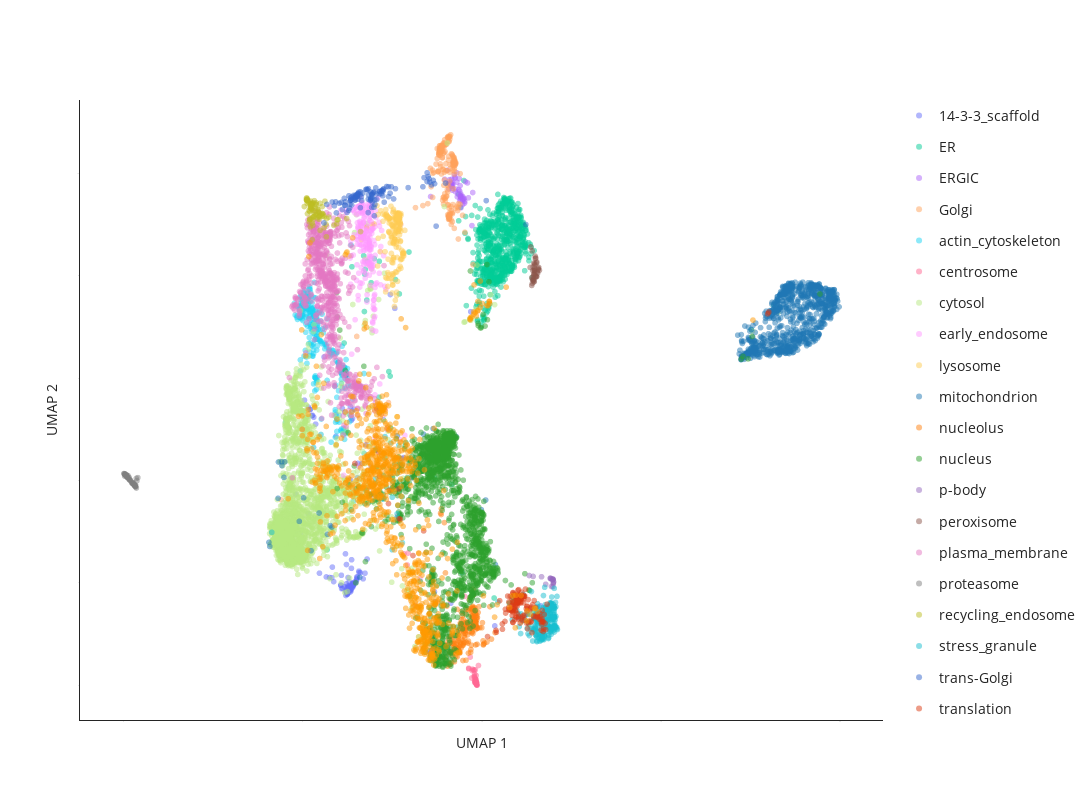

Notebook code for this chart:
### Markdown cell above
### generate UMAP plots

### Code cell
# generate 2D UMAP plot
label_to_color = "[all_IPs] consensus_graph_annnotation"  # **choose which annotation column to highlight here** , other choices: cluster_annotation, Protein-level_consensus_annotation

fig = pu.interaction_umap(
    umap_table,
    node_name="Gene_name_canonical", 
    cluster=label_to_color, opacity=0.5, unlabelled_color="#D0D3D4", unlabelled_opacity=0.2,
    pointsize=6, x="umap_1", y="umap_2",
    categorical=True
)
fig.update_layout(width=1200, height=800)

fig.show()

# save the figure as an html file
save_path = os.path.join("output")
save_name = f"{timestamp}_UMAP_2Dview_ported_consensus_annot.html"
pio.write_html(fig, file=os.path.join(save_path, save_name), auto_open=False)

### Figure 1 — Plotly figure (JSON) as saved in the notebook; plotly's stock layout.template omitted (floating-point values rounded to 4 significant figures; data arrays with more than 128 entries replaced by an {"elided": "..."} marker saying what was removed)
{"data": [{"customdata": {"elided": "130x1 int values"}, "hovertemplate": "<b>%{hovertext}</b><br><br>[all_IPs] consensus_graph_annnotation=14-3-3_scaffold<br>UMAP 1=%{x}<br>UMAP 2=%{y}<extra></extra>", "hovertext": {"elided": "130 str values"}, "legendgroup": "14-3-3_scaffold", "marker": {"color": "#636EFA", "opacity": 0.5, "size": 6, "symbol": "circle"}, "mode": "markers", "name": "14-3-3_scaffold", "showlegend": true, "type": "scattergl", "x": {"elided": "130 float values"}, "xaxis": "x", "y": {"elided": "130 float values"}, "yaxis": "y"}, {"customdata": {"elided": "750x1 int values"}, "hovertemplate": "<b>%{hovertext}</b><br><br>[all_IPs] consensus_graph_annnotation=ER<br>UMAP 1=%{x}<br>UMAP 2=%{y}<extra></extra>", "hovertext": {"elided": "750 str values"}, "legendgroup": "ER", "marker": {"color": "#00CC96", "opacity": 0.5, "size": 6, "symbol": "circle"}, "mode": "markers", "name": "ER", "showlegend": true, "type": "scattergl", "x": {"elided": "750 float values"}, "xaxis": "x", "y": {"elided": "750 float values"}, "yaxis": "y"}, {"customdata": [[5141], [4808], [3029], [1983], [5688], [7569], [6800], [958], [512], [2998], [5705], [7596], [230], [3044], [7797], [3597], [5584], [6642], [3162], [4121], [8387], [5759], [282], [3837], [1754], [6281], [3827], [3648], [6708], [1747], [5712], [3519], [576], [4036], [3278], [1919], [4807], [4192], [1646], [3767], [2868], [666], [2299], [5218], [8011], [2511], [5383], [8481], [2617], [2501], [748], [2841], [6828], [2683], [4413]], "hovertemplate": "<b>%{hovertext}</b><br><br>[all_IPs] consensus_graph_annnotation=ERGIC<br>UMAP 1=%{x}<br>UMAP 2=%{y}<extra></extra>", "hovertext": ["SCAP", "COPA", "GPR89B", "LMAN2", "YIF1B", "LMAN2L", "CHPT1", "COPZ1", "DESI2", "B4DSQ5[p]", "PIGG", "RAB3GAP2", "SREBF2", "ERGIC1", "RAB18", "SEC22B", "SAR1B", "MTMR14", "RAB3GAP1", "SEC24D", "TMED5", "SAR1A", "LMAN1", "RER1", "IER3IP1", "TMED4", "BET1", "SLC39A11", "MCFD2", "TRIM27", "RABL3", "COPB2", "TMED10", "SEC22B", "SEC31A", "ERP44", "COPB1", "SEC24A", "COPG2", "COPE", "YIPF5", "TMED9", "ERGIC3", "TMED1", "MTMR4", "RAB3B", "TMED2", "COPG1", "ARCN1", "LYSMD3", "EGFL7", "TRIM4", "SCFD1", "METTL9", "ARF4"], "legendgroup": "ERGIC", "marker": {"color": "#AB63FA", "opacity": 0.5, "size": 6, "symbol": "circle"}, "mode": "markers", "name": "ERGIC", "showlegend": true, "type": "scattergl", "x": [9.302, 9.17, 9.382, 9.408, 9.367, 9.462, 8.961, 9.136, 9.392, 9.301, 9.41, 9.137, 9.537, 9.622, 9.466, 9.495, 9.167, 8.567, 9.082, 9.077, 9.516, 9.744, 9.464, 9.186, 9.327, 9.152, 9.226, 9.519, 9.499, 9.416, 9.401, 9.185, 9.415, 9.312, 9.035, 9.46, 9.138, 9.172, 9.096, 9.151, 9.153, 9.414, 9.245, 9.402, 9.379, 9.722, 9.4, 9.137, 9.127, 9.252, 9.354, 9.597, 9.258, 9.268, 9.07], "xaxis": "x", "y": [10.02, 9.758, 9.657, 9.54, 9.907, 9.557, 9.892, 9.798, 9.767, 9.835, 9.606, 9.766, 9.847, 9.53, 9.474, 9.522, 9.717, 9.555, 9.81, 9.704, 9.426, 9.633, 9.4, 9.821, 9.608, 9.889, 9.98, 9.46, 9.507, 9.569, 9.552, 9.784, 9.336, 9.549, 10.07, 9.504, 9.835, 9.68, 9.885, 9.802, 9.753, 9.567, 9.926, 9.507, 9.471, 8.986, 9.542, 9.806, 9.798, 9.913, 9.69, 9.821, 9.65, 9.702, 9.814], "yaxis": "y"}, {"customdata": {"elided": "193x1 int values"}, "hovertemplate": "<b>%{hovertext}</b><br><br>[all_IPs] consensus_graph_annnotation=Golgi<br>UMAP 1=%{x}<br>UMAP 2=%{y}<extra></extra>", "hovertext": {"elided": "193 str values"}, "legendgroup": "Golgi", "marker": {"color": "#FFA15A", "opacity": 0.5, "size": 6, "symbol": "circle"}, "mode": "markers", "name": "Golgi", "showlegend": true, "type": "scattergl", "x": {"elided": "193 float values"}, "xaxis": "x", "y": {"elided": "193 float values"}, "yaxis": "y"}, {"customdata": {"elided": "279x1 int values"}, "hovertemplate": "<b>%{hovertext}</b><br><br>[all_IPs] consensus_graph_annnotation=actin_cytoskeleton<br>UMAP 1=%{x}<br>UMAP 2=%{y}<extra></extra>", "hovertext": {"elided": "279 str values"}, "legendgroup": "actin_cytoskeleton", "marker": {"color": "#19D3F3", "opacity": 0.5, "size": 6, "symbol": "circle"}, "mode": "markers", "name": "actin_cytoskeleton", "showlegend": true, "type": "scattergl", "x": {"elided": "279 float values"}, "xaxis": "x", "y": {"elided": "279 float values"}, "yaxis": "y"}, {"customdata": [[4197], [7022], [5846], [5861], [6604], [5687], [1325], [4698], [7292], [6543], [2725], [3168], [7168], [6500], [354], [3244], [1174], [6153], [7486], [6507], [6155], [8501], [2284], [10], [7175], [7320], [2440], [1302], [1148], [5493], [1805], [6418], [6850], [2147], [4142], [5908], [3831], [1381], [5540], [4204], [8342], [6773], [2771], [1318], [3657], [7409], [22], [6181], [6389], [2140]], "hovertemplate": "<b>%{hovertext}</b><br><br>[all_IPs] consensus_graph_annnotation=centrosome<br>UMAP 1=%{x}<br>UMAP 2=%{y}<extra></extra>", "hovertext": ["PCNT", "TBC1D31", "CROCC", "CEP350", "CEP120", "ODF2", "MPHOSPH9", "CSNK1D", "AKAP9", "NIN", "BBS4", "PCM1", "CCDC138", "SPICE1", "CEP57", "PCM1", "ALMS1", "TPGS1", "CEP41", "CNTROB", "CEP128", "CCDC61", "CEP350", "CCP110", "CEP63", "CCDC77", "OFD1", "WRAP73", "MED4", "KIF7", "CEP78", "CEP97", "PIBF1", "CEP290", "CEP152", "CEP135", "CETN3", "CDK5RAP2", "C2CD3", "CEP43", "SSX2IP", "CEP192", "CEP131", "RNF213", "CCDC14", "CEP250", "CEP72", "CEP68", "MIB1", "CSPP1"], "legendgroup": "centrosome", "marker": {"color": "#FF6692", "opacity": 0.5, "size": 6, "symbol": "circle"}, "mode": "markers", "name": "centrosome", "showlegend": true, "type": "scattergl", "x": [9.835, 9.857, 9.839, 9.816, 9.826, 9.858, 7.821, 9.817, 9.845, 9.794, 9.856, 9.796, 9.842, 9.729, 9.732, 9.815, 9.78, 9.904, 9.631, 9.826, 9.844, 9.848, 7.643, 9.853, 9.676, 9.79, 9.832, 9.799, 9.832, 9.843, 7.913, 9.714, 9.834, 9.866, 9.817, 9.846, 9.521, 9.857, 7.937, 9.797, 9.814, 9.779, 9.811, 9.631, 9.835, 9.849, 9.842, 9.834, 9.788, 9.845], "xaxis": "x", "y": [0.05727, 0.0331, 0.1918, 0.04451, 0.1095, 0.00841, 2.569, 0.08328, 0.06329, 0.2248, 0.003948, 0.1459, 0.0354, 0.2891, 0.3154, 0.07465, 0.2993, 0.3858, 0.3218, 0.1259, 0.03851, 0.01251, 3.302, 0.04095, 0.5513, 0.1814, 0.04021, 0.05638, 0.1151, 0.03023, 2.351, 0.1414, 0.04714, 0, 0.3031, 0.06026, 1.738, 0.01892, 2.584, 0.08098, 0.08297, 0.2903, 0.08921, 0.3332, 0.03722, 0.07011, 0.03895, 0.1045, 0.1656, 0.02846], "yaxis": "y"}, {"customdata": {"elided": "1836x1 int values"}, "hovertemplate": "<b>%{hovertext}</b><br><br>[all_IPs] consensus_graph_annnotation=cytosol<br>UMAP 1=%{x}<br>UMAP 2=%{y}<extra></extra>", "hovertext": {"elided": "1836 str values"}, "legendgroup": "cytosol", "marker": {"color": "#B6E880", "opacity": 0.5, "size": 6, "symbol": "circle"}, "mode": "markers", "name": "cytosol", "showlegend": true, "type": "scattergl", "x": {"elided": "1836 float values"}, "xaxis": "x", "y": {"elided": "1836 float values"}, "yaxis": "y"}, {"customdata": {"elided": "223x1 int values"}, "hovertemplate": "<b>%{hovertext}</b><br><br>[all_IPs] consensus_graph_annnotation=early_endosome<br>UMAP 1=%{x}<br>UMAP 2=%{y}<extra></extra>", "hovertext": {"elided": "223 str values"}, "legendgroup": "early_endosome", "marker": {"color": "#FF97FF", "opacity": 0.5, "size": 6, "symbol": "circle"}, "mode": "markers", "name": "early_endosome", "showlegend": true, "type": "scattergl", "x": {"elided": "223 float values"}, "xaxis": "x", "y": {"elided": "223 float values"}, "yaxis": "y"}, {"customdata": {"elided": "169x1 int values"}, "hovertemplate": "<b>%{hovertext}</b><br><br>[all_IPs] consensus_graph_annnotation=lysosome<br>UMAP 1=%{x}<br>UMAP 2=%{y}<extra></extra>", "hovertext": {"elided": "169 str values"}, "legendgroup": "lysosome", "marker": {"color": "#FECB52", "opacity": 0.5, "size": 6, "symbol": "circle"}, "mode": "markers", "name": "lysosome", "showlegend": true, "type": "scattergl", "x": {"elided": "169 float values"}, "xaxis": "x", "y": {"elided": "169 float values"}, "yaxis": "y"}, {"customdata": {"elided": "864x1 int values"}, "hovertemplate": "<b>%{hovertext}</b><br><br>[all_IPs] consensus_graph_annnotation=mitochondrion<br>UMAP 1=%{x}<br>UMAP 2=%{y}<extra></extra>", "hovertext": {"elided": "864 str values"}, "legendgroup": "mitochondrion", "marker": {"color": "#1F77B4", "opacity": 0.5, "size": 6, "symbol": "circle"}, "mode": "markers", "name": "mitochondrion", "showlegend": true, "type": "scattergl", "x": {"elided": "864 float values"}, "xaxis": "x", "y": {"elided": "864 float values"}, "yaxis": "y"}, {"customdata": {"elided": "209x1 int values"}, "hovertemplate": "<b>%{hovertext}</b><br><br>[all_IPs] consensus_graph_annnotation=nucleolus<br>UMAP 1=%{x}<br>UMAP 2=%{y}<extra></extra>", "hovertext": {"elided": "209 str values"}, "legendgroup": "nucleolus", "marker": {"color": "#FF7F0E", "opacity": 0.5, "size": 6, "symbol": "circle"}, "mode": "markers", "name": "nucleolus", "showlegend": true, "type": "scattergl", "x": {"elided": "209 float values"}, "xaxis": "x", "y": {"elided": "209 float values"}, "yaxis": "y"}, {"customdata": {"elided": "1538x1 int values"}, "hovertemplate": "<b>%{hovertext}</b><br><br>[all_IPs] consensus_graph_annnotation=nucleus<br>UMAP 1=%{x}<br>UMAP 2=%{y}<extra></extra>", "hovertext": {"elided": "1538 str values"}, "legendgroup": "nucleus", "marker": {"color": "#2CA02C", "opacity": 0.5, "size": 6, "symbol": "circle"}, "mode": "markers", "name": "nucleus", "showlegend": true, "type": "scattergl", "x": {"elided": "1538 float values"}, "xaxis": "x", "y": {"elided": "1538 float values"}, "yaxis": "y"}, {"customdata": [[8379], [7660], [1520], [219], [6036], [6495], [6493], [1268], [6129], [5829], [7064], [7446], [6651], [8432], [4933], [6297], [7814], [6391]], "hovertemplate": "<b>%{hovertext}</b><br><br>[all_IPs] consensus_graph_annnotation=p-body<br>UMAP 1=%{x}<br>UMAP 2=%{y}<extra></extra>", "hovertext": ["LSM2", "YTHDC2", "LSM1", "EIF4ENIF1", "EDC4", "XRN1", "DCP1B", "LSM5", "Q6ZMY0[p]", "LSM14B", "EDC3", "LSM14B", "LSM14A", "MARF1", "LSM3", "PATL1", "DCP1A", "DCP2"], "legendgroup": "p-body", "marker": {"color": "#9467BD", "opacity": 0.5, "size": 6, "symbol": "circle"}, "mode": "markers", "name": "p-body", "showlegend": true, "type": "scattergl", "x": [11.32, 11.98, 11.91, 11.99, 11.98, 12.0, 11.99, 11.67, 11.78, 11.94, 11.99, 8.607, 12.0, 11.91, 11.43, 11.93, 11.97, 11.97], "xaxis": "x", "y": [2.145, 1.929, 2.095, 2.003, 2.077, 2.021, 2.062, 2.12, 1.974, 1.93, 2.069, 0.6704, 1.985, 2.087, 2.127, 2.081, 2.058, 2.078], "yaxis": "y"}, {"customdata": [[3836], [3713], [306], [1482], [7468], [6346], [5958], [4861], [1164], [4512], [5111], [174], [8189], [5972], [5503], [7253], [2180], [3930], [4509], [2947], [3917], [5567], [1483], [757], [3834], [932], [8473], [1991], [6163], [1081], [8225], [2751], [4574], [4578], [4030], [6315], [6915], [2004], [7852], [3780]], "hovertemplate": "<b>%{hovertext}</b><br><br>[all_IPs] consensus_graph_annnotation=peroxisome<br>UMAP 1=%{x}<br>UMAP 2=%{y}<extra></extra>", "hovertext": ["ACOX3", "AGPS", "ACAA1", "PEX5", "PECR", "LONP2", "GSTK1", "PEX3", "PEX12", "PEX2", "EHHADH", "PEX26", "HACL1", "ECI2", "TYSND1", "PAFAH2", "ACBD5", "PEX1", "ABCD3", "B4DL07[p]", "SLC25A17", "DECR2", "HSD17B4", "ACOX1", "GNPAT", "FAR2", "PEX16", "SCP2", "ACAD11", "PEX6", "CROT", "FAR1", "ABCD1", "EPHX2", "PEX14", "TMEM135", "PEX13", "CAT", "PXMP2", "ACOT8"], "legendgroup": "peroxisome", "marker": {"color": "#8C564B", "opacity": 0.5, "size": 6, "symbol": "circle"}, "mode": "markers", "name": "peroxisome", "showlegend": true, "type": "scattergl", "x": [11.61, 11.44, 11.47, 11.39, 11.48, 11.57, 11.35, 11.4, 11.54, 11.56, 11.54, 11.53, 11.46, 11.43, 11.57, 11.44, 11.48, 11.46, 11.46, 11.5, 11.49, 11.45, 11.42, 11.48, 11.47, 11.59, 11.37, 11.41, 11.51, 11.44, 11.53, 11.47, 11.46, 11.41, 11.45, 11.51, 11.52, 11.42, 11.4, 11.49], "xaxis": "x", "y": [8.113, 7.993, 8.146, 7.817, 8.216, 8.127, 8.168, 8.491, 8.082, 8.053, 8.273, 7.987, 8.117, 8.183, 8.151, 7.915, 8.242, 7.89, 8.031, 7.982, 8.343, 8.255, 7.92, 8.055, 8.097, 8.17, 8.568, 7.938, 8.352, 7.889, 7.991, 8.105, 7.94, 7.856, 8.035, 8.004, 8.256, 8.108, 7.97, 8.39], "yaxis": "y"}, {"customdata": {"elided": "653x1 int values"}, "hovertemplate": "<b>%{hovertext}</b><br><br>[all_IPs] consensus_graph_annnotation=plasma_membrane<br>UMAP 1=%{x}<br>UMAP 2=%{y}<extra></extra>", "hovertext": {"elided": "653 str values"}, "legendgroup": "plasma_membrane", "marker": {"color": "#E377C2", "opacity": 0.5, "size": 6, "symbol": "circle"}, "mode": "markers", "name": "plasma_membrane", "showlegend": true, "type": "scattergl", "x": {"elided": "653 float values"}, "xaxis": "x", "y": {"elided": "653 float values"}, "yaxis": "y"}, {"customdata": [[4486], [1249], [5451], [649], [4485], [3356], [1264], [2438], [7128], [4906], [8070], [6621], [698], [5333], [7251], [1587], [4822], [5193], [8514], [8511], [8330], [5885], [4922], [5347], [6939], [2748], [1653], [594], [3553], [1654], [5078], [1418], [1965], [1655], [4508], [1470], [259], [263], [5836], [3723], [5597], [1686], [984], [4768], [2835], [6831], [1448], [7531], [1664], [4507], [5387], [6593], [4825], [4830], [5950], [3868], [8437], [1244], [1416], [5880], [5724], [8431], [5742], [5741], [1652], [879], [3035], [5957], [3883], [1624], [1625], [5615]], "hovertemplate": "<b>%{hovertext}</b><br><br>[all_IPs] consensus_graph_annnotation=proteasome<br>UMAP 1=%{x}<br>UMAP 2=%{y}<extra></extra>", "hovertext": ["PSMA4", "PSMC6", "ADRM1", "RAD23A", "PSMA1", "PSMB7", "NUB1", "PSMC4", "NGLY1", "PSME3", "RNF181", "AFG2A", "PSMG3", "PSME4", "PSMD1", "PSMA5", "USP14", "PSMD2", "PSMC3", "PSMD8", "POMP", "ECPAS", "PSMC1", "PSMD6", "PSMG2", "PSMG1", "PSMA3", "PSME3IP1", "UBFD1", "PSMA6", "UBE3A", "PSME1", "PSMB3", "PSMB4", "PSMB5", "PSMD12", "PSMD13", "ZFAND5", "DDI2", "PSMD11", "PSMB1", "PSMD14", "TCP11L2", "PSMD7", "TCP11L1", "UBLCP1", "BAG1", "PITHD1", "PSMC2", "PSMB6", "UBE3C", "UBR7", "RAD23B", "PSMD4", "PSME3", "PSMD3", "RNF115", "PSME2", "PSMA7", "PSMD4", "PSMG4", "USP15", "UCHL5", "UCHL5", "PSMC3", "PSMA2", "UBQLN2", "ZFAND6", "TXNL1", "PSMC5", "PSMB2", "AKIRIN2"], "legendgroup": "proteasome", "marker": {"color": "#7F7F7F", "opacity": 0.5, "size": 6, "symbol": "circle"}, "mode": "markers", "name": "proteasome", "showlegend": true, "type": "scattergl", "x": [0.09325, 0.03563, 0.07906, 0.3205, 0.07556, 0.07615, 0.3169, 0.03917, 0.2651, 0.3905, 0.3484, 0.1879, 0.2457, 0.09028, 0.02238, 0.1476, 0.05128, 0.05694, 0.04297, 0.0385, 0.2239, 0.2269, 0.09731, 0.08356, 0.3261, 0.1568, 0.05457, 0.2545, 0.2419, 0.06527, 0.2959, 0.03358, 0.06734, 0.02138, 0.05135, 0.008471, 0.02651, 0.1607, 0.3634, 0.03712, 0, 0.08135, 0.2986, 0.07975, 0.2964, 0.3063, 0.3103, 0.3297, 0.06191, 0.07261, 0.1231, 0.2851, 0.04759, 0.1043, 0.1809, 0.07353, 0.3478, 0.142, 0.09114, 0.03804, 0.3223, 0.2983, 0.295, 0.08869, 0.2894, 0.07798, 0.1151, 0.2527, 0.2865, 0.03645, 0.05453, 0.2542], "xaxis": "x", "y": [4.075, 4.128, 4.108, 3.891, 4.096, 4.093, 3.888, 4.111, 3.952, 4.059, 3.856, 3.994, 3.962, 4.078, 4.089, 4.06, 4.115, 4.114, 4.121, 4.109, 3.955, 3.952, 4.063, 4.09, 3.878, 4.019, 4.109, 3.943, 3.958, 4.091, 3.9, 4.131, 4.105, 4.121, 4.109, 4.135, 4.127, 4.013, 3.997, 4.113, 4.138, 4.084, 3.907, 4.087, 3.915, 3.9, 3.914, 3.907, 4.114, 4.105, 4.049, 3.934, 4.111, 4.059, 4.012, 4.091, 4.045, 4.027, 4.067, 4.11, 3.885, 3.915, 3.918, 4.081, 3.915, 4.085, 4.099, 3.937, 3.914, 4.123, 4.117, 3.94], "yaxis": "y"}, {"customdata": [[2023], [1704], [1809], [1853], [5635], [5020], [2276], [1700], [5725], [2404], [1687], [7407], [7680], [7357], [1670], [4978], [2322], [4987], [2203], [5740], [1786], [2035], [7514], [1814], [8183], [6354], [5162], [267], [7988], [257], [3777], [3787], [5500], [828], [3824], [3850], [196], [4560], [5103], [5520], [6907], [6926], [6210], [977], [2681], [8034], [6726], [5445], [3368], [5442], [3470], [8232], [640], [6497], [5242], [8345], [457], [444], [8110], [6446], [6652], [6435], [5408], [3133], [6377], [6460], [5551], [5217], [7074], [4654], [8496], [4701], [7092], [4695], [2593], [14], [2612], [7781], [6117], [6138], [2515], [5024], [64], [3995], [5786]], "hovertemplate": "<b>%{hovertext}</b><br><br>[all_IPs] consensus_graph_annnotation=recycling_endosome<br>UMAP 1=%{x}<br>UMAP 2=%{y}<extra></extra>", "hovertext": ["ECE1", "RALGAPA1", "ATP13A3", "ARHGAP10", "ATP6V0A1", "LRP2", "STEAP3", "RAB11FIP5", "WDR44", "Q59FF5[p];A8CDT9[p]", "SERPINF1", "VAMP8", "PACC1", "CRACR2A", "SCAMP2", "SIRPA", "ABCB1", "CSNK1G2", "ARL13B", "COLEC12", "STX3", "A0A3B3ITR4[p]", "SEMA4C", "SMIM1", "LNPEP", "RALGAPB", "PTPRJ", "CEMIP2", "GFOD1", "NKIRAS2", "ITGB1BP1", "SCAMP3", "RALGAPA2", "SLC12A6", "SCAMP1", "STX7", "CDK16", "SFN", "LRP1", "GFOD2", "APBB2", "SCAMP4", "RAB11FIP2", "SYT1", "ATP6V0D1", "PODXL2", "ITFG1", "RAB11B", "ATP11A", "VAMP3", "VAMP2", "PACSIN3", "LDLR", "CMTM4", "RAB32", "ATP11B", "CERK", "MYADM", "MRC2", "CD302", "CCNY", "LMTK2", "NHERF2", "PODXL", "STX12", "SLC35F2", "ANO6", "ADAM9", "CMTM7", "SLC1A1", "CSNK1G3", "ADGRE5", "ABHD17A", "TRAPPC10", "BICD1", "GPRC5B", "MICALL1", "KIAA1549", "RAB11FIP1", "SLCO4C1", "A8K6Q8[p];B7Z2I6[p]", "ATP8B2", "FCGRT", "ATP9A", "SLC35F1"], "legendgroup": "recycling_endosome", "marker": {"color": "#BCBD22", "opacity": 0.5, "size": 6, "symbol": "circle"}, "mode": "markers", "name": "recycling_endosome", "showlegend": true, "type": "scattergl", "x": [5.463, 5.124, 5.318, 5.176, 5.725, 5.134, 5.401, 5.241, 5.404, 5.098, 6.61, 5.424, 5.55, 5.345, 5.371, 5.258, 5.208, 5.209, 5.217, 5.236, 5.237, 5.039, 5.371, 5.253, 5.513, 5.161, 5.107, 5.208, 5.101, 5.138, 8.232, 6.223, 5.113, 5.538, 5.53, 5.546, 5.259, 8.414, 5.451, 5.286, 5.481, 5.596, 5.112, 5.484, 5.982, 5.245, 5.664, 5.593, 5.286, 5.948, 5.575, 5.281, 5.372, 5.954, 5.314, 5.217, 5.129, 5.451, 5.344, 5.46, 5.279, 5.13, 5.191, 5.224, 5.864, 5.388, 5.268, 5.171, 5.43, 5.283, 5.192, 5.25, 5.22, 5.616, 5.656, 5.203, 5.108, 5.12, 5.261, 5.347, 5.649, 5.188, 5.448, 5.26, 5.313], "xaxis": "x", "y": [9.181, 9.502, 9.473, 9.063, 9.153, 9.481, 9.142, 9.313, 9.322, 9.49, 8.869, 9.295, 9.221, 9.327, 9.203, 9.037, 9.379, 8.96, 9.349, 9.419, 9.134, 9.359, 9.396, 9.425, 9.203, 9.44, 9.483, 9.404, 9.525, 9.469, 0.9456, 9.125, 9.523, 9.357, 9.225, 9.167, 8.708, 0.8242, 9.242, 9.148, 8.894, 9.157, 9.497, 9.421, 9.103, 9.297, 9.123, 8.946, 9.432, 9.025, 9.196, 9.161, 9.434, 9.098, 9.24, 9.466, 9.219, 9.11, 9.411, 9.163, 8.991, 9.485, 9.11, 9.412, 8.991, 9.236, 9.288, 9.278, 9.261, 9.102, 9.261, 9.395, 9.327, 9.463, 8.768, 9.331, 9.474, 9.42, 9.336, 9.209, 9.008, 9.106, 9.159, 9.39, 9.16], "yaxis": "y"}, {"customdata": {"elided": "252x1 int values"}, "hovertemplate": "<b>%{hovertext}</b><br><br>[all_IPs] consensus_graph_annnotation=stress_granule<br>UMAP 1=%{x}<br>UMAP 2=%{y}<extra></extra>", "hovertext": {"elided": "252 str values"}, "legendgroup": "stress_granule", "marker": {"color": "#17BECF", "opacity": 0.5, "size": 6, "symbol": "circle"}, "mode": "markers", "name": "stress_granule", "showlegend": true, "type": "scattergl", "x": {"elided": "252 float values"}, "xaxis": "x", "y": {"elided": "252 float values"}, "yaxis": "y"}, {"customdata": [[8339], [558], [1620], [4], [5579], [7579], [1345], [531], [7459], [7452], [1224], [1630], [1027], [8422], [7495], [7866], [1130], [5071], [8447], [422], [7828], [7919], [7549], [416], [1556], [383], [7501], [771], [8465], [8324], [8280], [1403], [1778], [1239], [300], [2073], [6401], [2090], [2855], [4448], [3007], [2430], [6388], [3661], [4009], [4434], [2353], [2818], [3222], [7345], [6756], [4028], [3396], [5907], [6909], [3052], [2514], [6644], [2094], [3955], [2984], [4791], [6293], [3801], [4324], [7242], [7202], [6829], [2159], [7189], [6799], [7188], [3899], [3901], [4772], [2907], [6588], [3913], [2274], [6340], [3925], [4771], [6743], [6420], [6272], [2729], [6951], [5882], [5898], [2569], [5901], [2584], [5895], [2727], [3151], [5667], [7013], [5951], [6959], [3558], [4162], [3083], [6505], [4099], [2761], [1929]], "hovertemplate": "<b>%{hovertext}</b><br><br>[all_IPs] consensus_graph_annnotation=trans-Golgi<br>UMAP 1=%{x}<br>UMAP 2=%{y}<extra></extra>", "hovertext": ["TRAPPC4", "ANGEL1", "OSBPL11", "TM9SF2", "MTMR9", "CYSTM1", "TRAPPC2L", "SPG21", "TMEM59", "OSBPL10", "SNAP47", "SH3GLB1", "TRAPPC8", "ATP6V0A2", "WDR11", "RAB6B", "SPRYD7", "ATP7A", "YIPF1", "WDFY1", "HINT3", "NDFIP2", "RAB33B", "ATG9A", "DTNBP1", "ACBD3", "PRKD2", "SYNGR2", "TRAPPC1", "MTMR6", "SNX7", "SLC12A7", "PSEN2", "ARFIP2", "TBC1D5", "LRBA", "TRAPPC5", "TGOLN2", "TRAPPC11", "OSBP", "LMBRD2", "TMEM87A", "RAB43", "C17orf75", "DNAJC13", "M6PR", "TRAPPC13", "GOLM1", "TVP23C", "SLC35A5", "BLOC1S5", "VAMP4", "MDK", "FAM91A1", "GLG1", "ARFIP1", "SV2A", "DAGLB", "MFSD4B", "STX10", "KCT2", "EFNA5", "TRAPPC6B", "RAB29", "TRAPPC2", "OSBPL9", "TRAPPC9", "TRAPPC12", "SLC9A6", "STX16", "RAB2B", "ANKRD27", "SPRY1", "TRAPPC3", "CLCN5", "SLC12A4", "ARFGAP1", "STX6", "TMEM63A", "TPRA1", "ATP9B", "CLCN3", "PI4K2B", "FAM219A", "PLEKHH3", "SYAP1", "TMEM230", "SNX30", "LRIG1", "YIPF6", "AP1AR", "SORT1", "FAM219B", "KIAA0319L", "ATP7B", "ATP8A1", "RAB39B", "NAPG", "VTI1A", "STX16", "SNX4", "SYNGR1", "FAM177A1", "CPD", "SNX8", "SLC20A2"], "legendgroup": "trans-Golgi", "marker": {"color": "#3366CC", "opacity": 0.5, "size": 6, "symbol": "circle"}, "mode": "markers", "name": "trans-Golgi", "showlegend": true, "type": "scattergl", "x": [6.361, 7.94, 7.253, 8.385, 6.927, 6.451, 6.609, 6.901, 7.533, 7.436, 6.605, 6.823, 6.76, 7.139, 6.923, 7.009, 7.189, 6.341, 6.898, 6.456, 10.12, 7.394, 8.527, 6.462, 6.997, 8.641, 6.986, 6.232, 6.316, 6.935, 6.893, 5.935, 7.27, 8.547, 6.919, 5.817, 6.168, 7.203, 6.784, 8.501, 6.364, 7.337, 7.061, 6.937, 6.328, 6.597, 6.828, 7.388, 6.513, 7.585, 7.012, 6.993, 6.101, 6.903, 8.47, 8.352, 6.285, 6.833, 6.416, 6.489, 7.471, 6.43, 6.182, 8.678, 6.303, 7.144, 5.915, 6.804, 6.155, 8.721, 7.237, 6.555, 5.88, 6.183, 6.633, 6.074, 8.985, 6.324, 6.336, 6.28, 6.537, 6.532, 7.059, 7.036, 5.589, 8.592, 7.146, 6.562, 7.232, 6.967, 6.536, 6.016, 6.639, 7.239, 6.676, 6.482, 6.938, 6.826, 6.524, 6.383, 6.459, 6.879, 8.468, 7.213, 6.5, 5.668], "xaxis": "x", "y": [9.392, 9.729, 9.706, 9.924, 9.59, 9.49, 9.646, 9.489, 9.508, 9.621, 9.337, 9.241, 9.694, 9.605, 9.594, 9.492, 9.609, 9.487, 9.644, 9.528, 9.475, 9.553, 9.902, 9.567, 9.177, 9.87, 9.346, 9.244, 9.402, 9.539, 9.51, 9.235, 9.445, 9.838, 9.341, 9.447, 9.387, 9.674, 9.697, 9.945, 9.55, 9.751, 9.498, 9.617, 9.527, 9.587, 9.709, 9.748, 9.552, 9.709, 9.402, 9.641, 9.301, 9.524, 10.02, 9.746, 9.569, 9.586, 9.577, 9.562, 9.745, 9.541, 9.45, 9.806, 9.327, 9.653, 9.451, 9.685, 9.519, 8.976, 9.659, 9.612, 9.373, 9.382, 9.55, 9.441, 9.819, 9.476, 9.483, 9.285, 9.503, 9.559, 9.606, 9.725, 9.039, 9.782, 9.654, 9.642, 9.569, 9.634, 9.616, 9.425, 9.477, 9.69, 9.624, 9.586, 9.442, 9.503, 9.596, 9.504, 9.484, 9.479, 9.848, 9.667, 9.555, 9.4], "yaxis": "y"}, {"customdata": {"elided": "144x1 int values"}, "hovertemplate": "<b>%{hovertext}</b><br><br>[all_IPs] consensus_graph_annnotation=translation<br>UMAP 1=%{x}<br>UMAP 2=%{y}<extra></extra>", "hovertext": {"elided": "144 str values"}, "legendgroup": "translation", "marker": {"color": "#DC3912", "opacity": 0.5, "size": 6, "symbol": "circle"}, "mode": "markers", "name": "translation", "showlegend": true, "type": "scattergl", "x": {"elided": "144 float values"}, "xaxis": "x", "y": {"elided": "144 float values"}, "yaxis": "y"}, {"customdata": {"elided": "875x1 int values"}, "hovertemplate": "<b>%{hovertext}</b><br><br>[all_IPs] consensus_graph_annnotation=unclassified<br>UMAP 1=%{x}<br>UMAP 2=%{y}<extra></extra>", "hovertext": {"elided": "875 str values"}, "legendgroup": "unclassified", "marker": {"color": "#FF9900", "opacity": 0.5, "size": 6, "symbol": "circle"}, "mode": "markers", "name": "unclassified", "showlegend": true, "type": "scattergl", "x": {"elided": "875 float values"}, "xaxis": "x", "y": {"elided": "875 float values"}, "yaxis": "y"}], "layout": {"height": 800, "legend": {"font": {"size": 14}}, "width": 1200, "xaxis": {"showticklabels": true, "tickfont": {"size": 1}, "ticks": "", "title": {"text": "UMAP 1"}}, "yaxis": {"showticklabels": true, "tickfont": {"size": 1}, "ticks": "", "title": {"text": "UMAP 2"}}}}
